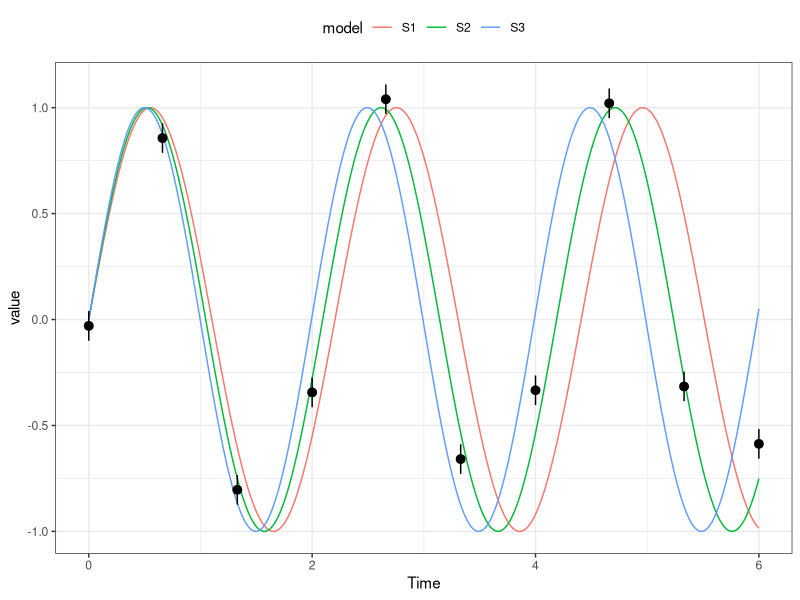

Here is the R script that generated this plot:
library(plyr); library(dplyr); library(ggplot2); library(reshape2)
library(data.table)

w0 = 3; se = 7e-2
w = w0*c(1.01,.95,1,1.05); names(w) <- paste0("S",0:(length(w)-1))
Time = seq(0,6,.01)

llply(w,function(h) sin(h*Time)) -> s
do.call(cbind,s) %>% cbind(Time) %>% data.table() -> s
s[, S0 := S0 + rnorm(nrow(s),0,se)]
melt(s, id.vars="Time", variable.name = "model") -> s

ggplot(s[model!="S0"], aes(Time, value, col=model)) + geom_line() + 
  geom_pointrange(aes(Time, value, ymin=value-se,ymax=value+se), col="black", 
                  data = s[model=="S0"][seq(1,length(Time),length.out = 10),]) +
  theme_bw() + theme(legend.position="top")
